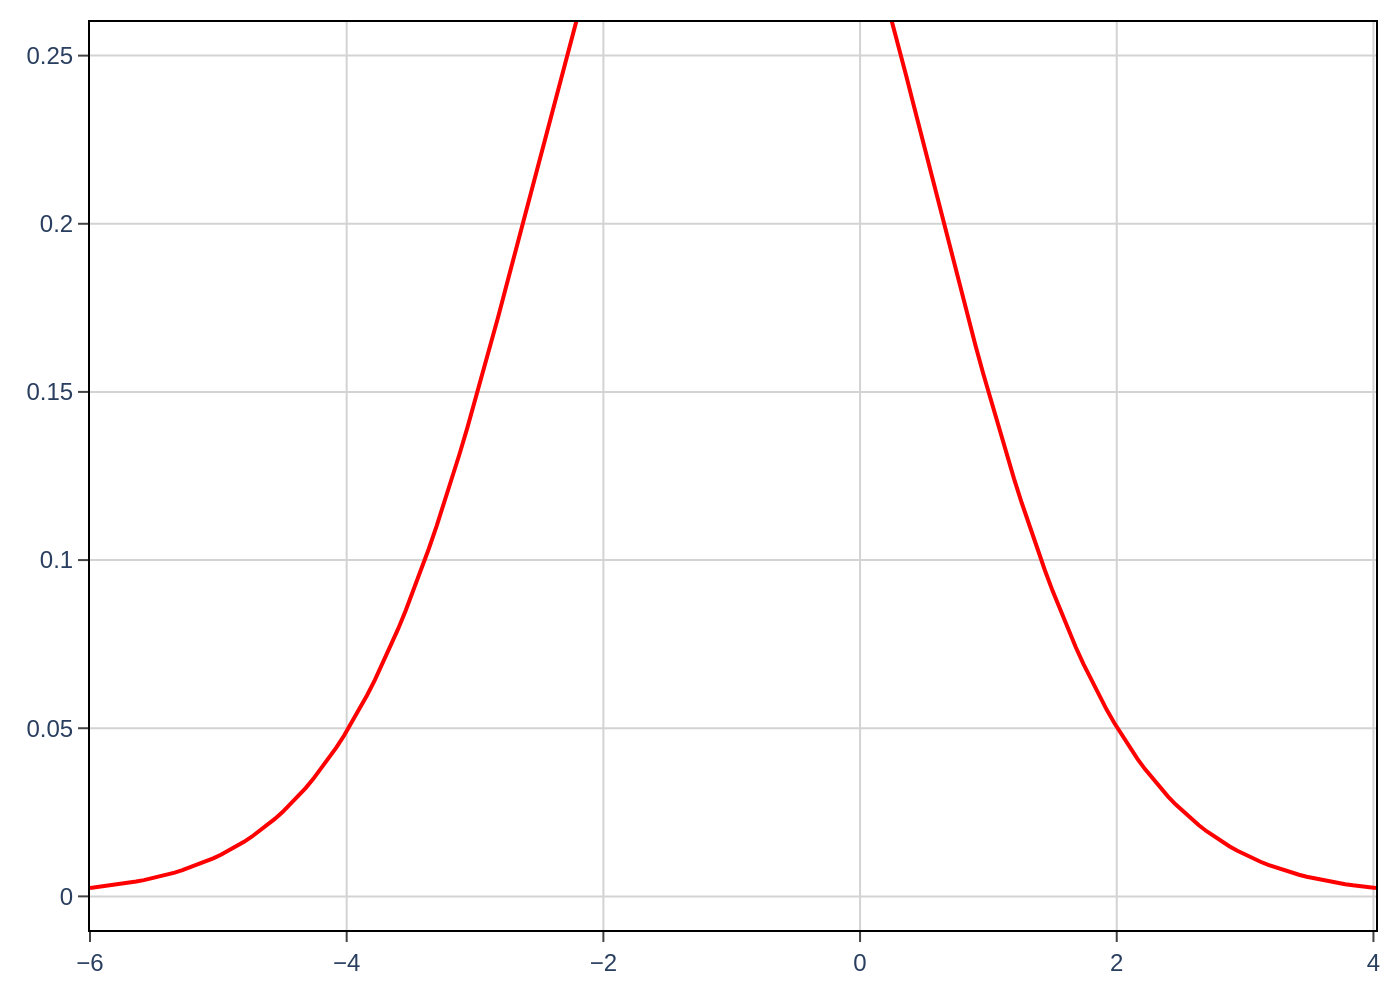

This figure's Python source:
import sys
import json
import plotly.graph_objects as go

def main():
    """
    Main function to generate a chart from a JSON file.
    """
    if len(sys.argv) != 2:
        print(f"Usage: python {sys.argv[0]} <path_to_json_file>")
        sys.exit(1)
    
    json_path = sys.argv[1]

    try:
        with open(json_path, 'r', encoding='utf-8') as f:
            chart_info = json.load(f)
    except FileNotFoundError:
        print(f"Error: JSON file not found at {json_path}")
        sys.exit(1)
    except json.JSONDecodeError:
        print(f"Error: Could not decode JSON from {json_path}")
        sys.exit(1)

    chart_data = chart_info.get('chart_data', [])
    texts = chart_info.get('texts', {})
    colors = chart_info.get('colors', [])

    fig = go.Figure()

    for i, series in enumerate(chart_data):
        fig.add_trace(go.Scatter(
            x=series.get('x'),
            y=series.get('y'),
            mode='lines',
            name=series.get('name', ''),
            line=dict(color=colors[i % len(colors)])
        ))

    fig.update_layout(
        font=dict(family="Arial"),
        plot_bgcolor='white',
        paper_bgcolor='white',
        showlegend=False,
        width=320,
        height=240,
        margin=dict(l=45, r=10, t=10, b=35),
        xaxis=dict(
            title_text=texts.get('x_axis_title'),
            tickvals=[-6, -4, -2, 0, 2, 4, 6],
            showline=True,
            linewidth=1,
            linecolor='black',
            mirror=True,
            ticks='outside',
            showgrid=True,
            gridwidth=1,
            gridcolor='lightgray',
            zeroline=False
        ),
        yaxis=dict(
            title_text=texts.get('y_axis_title'),
            range=[-0.01, 0.26],
            tickvals=[0, 0.05, 0.1, 0.15, 0.2, 0.25],
            showline=True,
            linewidth=1,
            linecolor='black',
            mirror=True,
            ticks='outside',
            showgrid=True,
            gridwidth=1,
            gridcolor='lightgray',
            zeroline=False
        )
    )
    
    if '.' in json_path:
        base_name = json_path.rsplit('.', 1)[0]
    else:
        base_name = json_path
    output_filename = f"{base_name}.png"
    
    fig.write_image(output_filename, scale=2)
    print(f"Chart saved to {output_filename}")

if __name__ == "__main__":
    # Removed the main function wrapper to comply with the "no function definitions" rule.
    # The logic is now at the top level of the script.

    if len(sys.argv) != 2:
        print(f"Usage: python {sys.argv[0]} <path_to_json_file>")
        sys.exit(1)
    
    json_path = sys.argv[1]

    try:
        with open(json_path, 'r', encoding='utf-8') as f:
            chart_info = json.load(f)
    except FileNotFoundError:
        print(f"Error: JSON file not found at {json_path}")
        sys.exit(1)
    except json.JSONDecodeError:
        print(f"Error: Could not decode JSON from {json_path}")
        sys.exit(1)

    chart_data = chart_info.get('chart_data', [])
    texts = chart_info.get('texts', {})
    colors = chart_info.get('colors', [])

    fig = go.Figure()

    for i, series in enumerate(chart_data):
        fig.add_trace(go.Scatter(
            x=series.get('x'),
            y=series.get('y'),
            mode='lines',
            name=series.get('name', ''),
            line=dict(color=colors[i % len(colors)])
        ))

    fig.update_layout(
        font=dict(family="Arial"),
        plot_bgcolor='white',
        paper_bgcolor='white',
        showlegend=False,
        width=320,
        height=240,
        margin=dict(l=45, r=10, t=10, b=35),
        xaxis=dict(
            title_text=texts.get('x_axis_title'),
            tickvals=[-6, -4, -2, 0, 2, 4, 6],
            showline=True,
            linewidth=1,
            linecolor='black',
            mirror=True,
            ticks='outside',
            showgrid=True,
            gridwidth=1,
            gridcolor='lightgray',
            zeroline=False
        ),
        yaxis=dict(
            title_text=texts.get('y_axis_title'),
            range=[-0.01, 0.26],
            tickvals=[0, 0.05, 0.1, 0.15, 0.2, 0.25],
            showline=True,
            linewidth=1,
            linecolor='black',
            mirror=True,
            ticks='outside',
            showgrid=True,
            gridwidth=1,
            gridcolor='lightgray',
            zeroline=False
        )
    )
    
    if '.' in json_path:
        base_name = json_path.rsplit('.', 1)[0]
    else:
        base_name = json_path
    output_filename = f"{base_name}.png"
    
    fig.write_image(output_filename, scale=2)
    print(f"Chart saved to {output_filename}")
